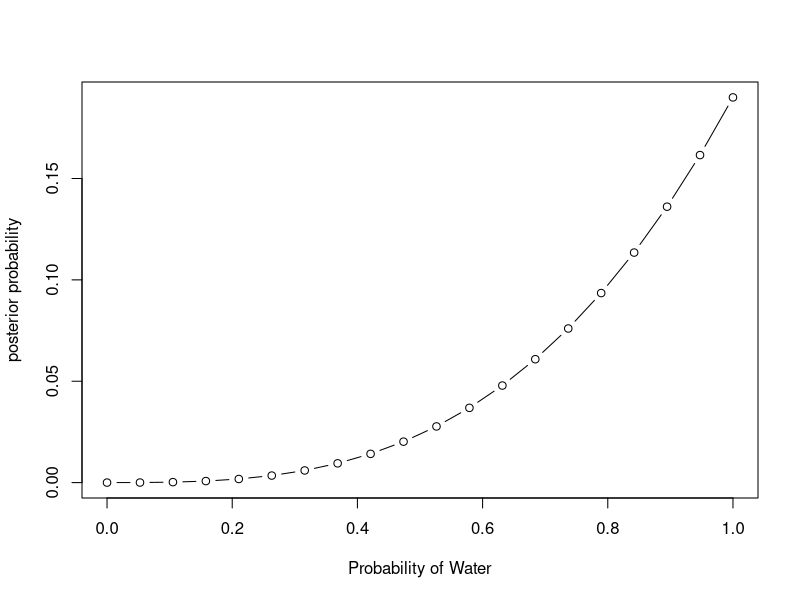
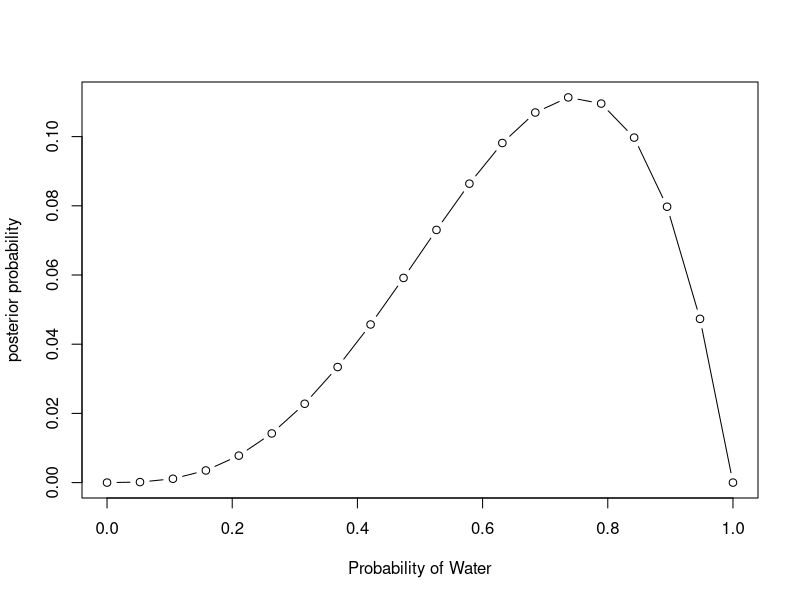
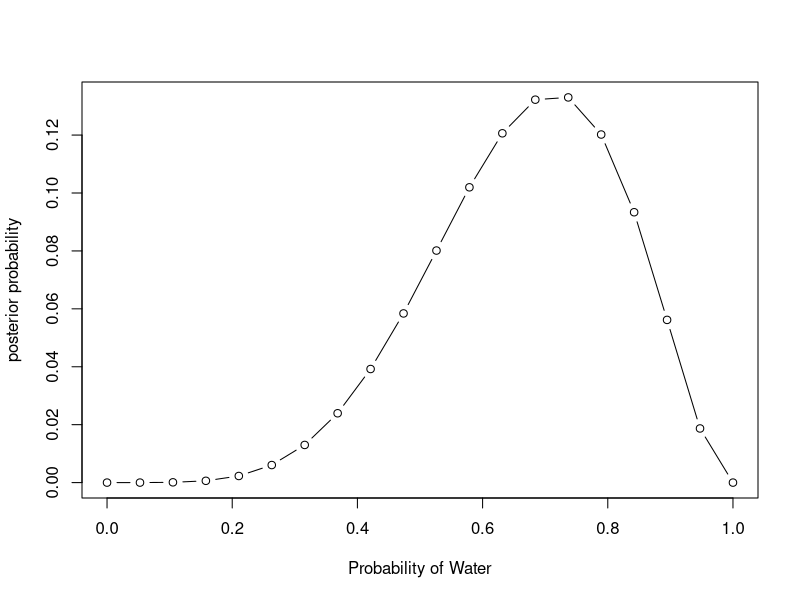
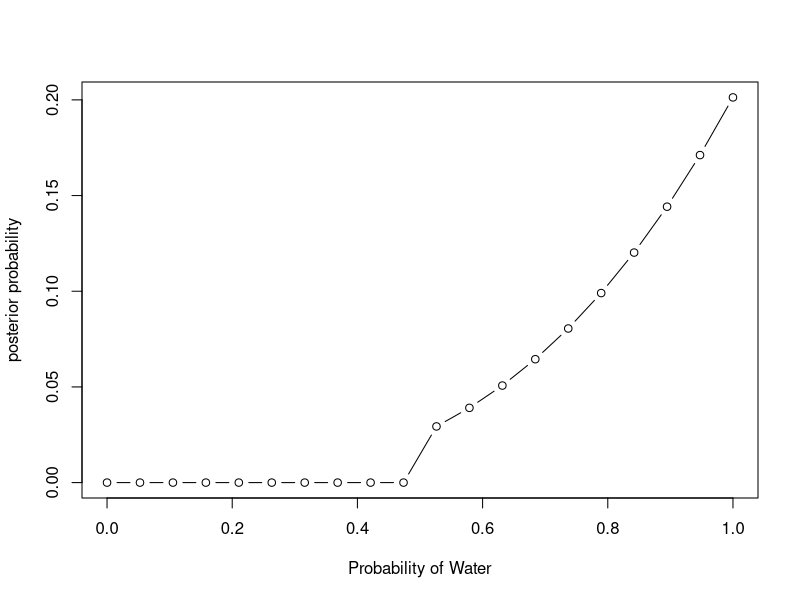
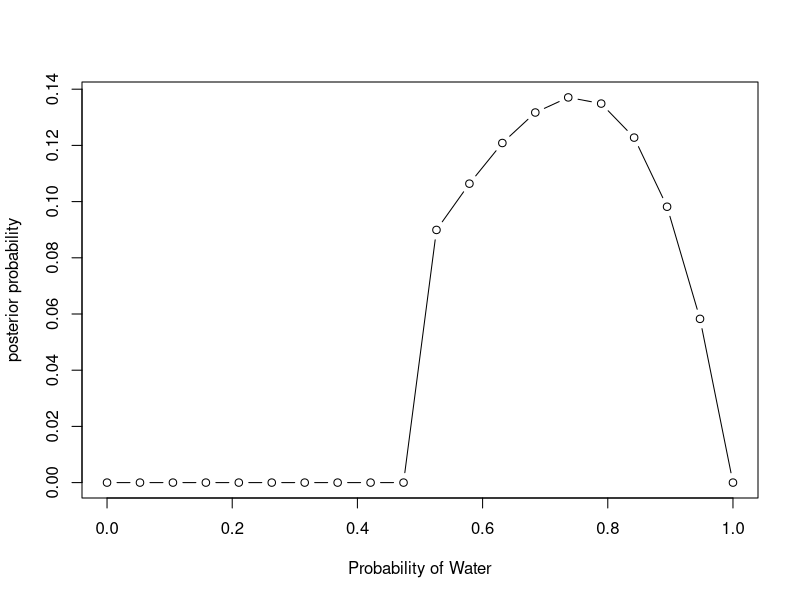
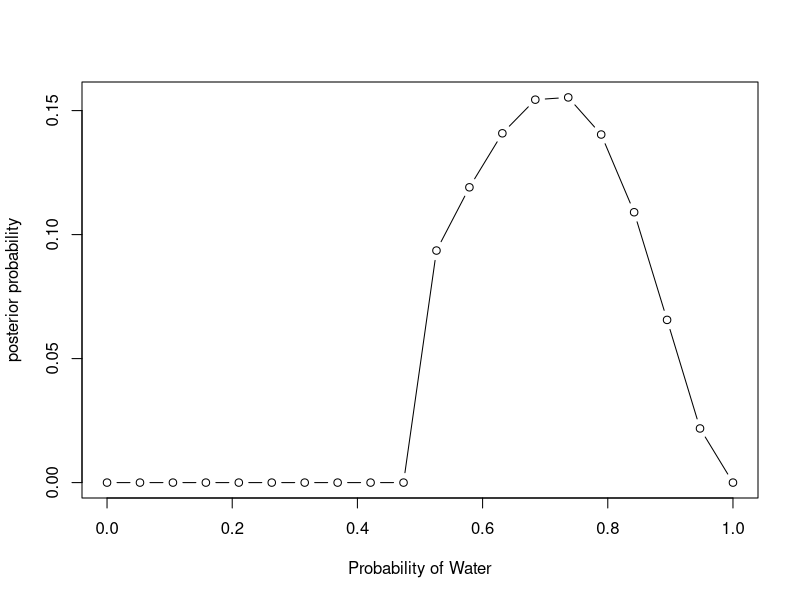

Write the R code that produced these figures, in order.
## ---- chunk 1
knitr::opts_chunk$set(echo = TRUE)
## ---- chunk 2
p_grid = seq(0,1,length.out = 20)
prior = rep(1,20)
likelihood = dbinom(3,size = 3, prob = p_grid)
unstd.posterior = likelihood * prior
posterior = unstd.posterior/sum(unstd.posterior)
plot(p_grid, posterior, type = "b", xlab = "Probability of Water", ylab = "posterior probability")
## ---- chunk 3
p_grid2 = seq(0,1,length.out = 20)
prior2 = rep(1,20)
likelihood2 = dbinom(3,size = 4, prob = p_grid)
unstd.posterior2 = likelihood2 * prior2
posterior2 = unstd.posterior2/sum(unstd.posterior2)
plot(p_grid2, posterior2, type = "b", xlab = "Probability of Water", ylab = "posterior probability")
## ---- chunk 4
p_grid3 = seq(0,1,length.out = 20)
prior3 = rep(1,20)
likelihood3 = dbinom(5,size = 7, prob = p_grid)
unstd.posterior3 = likelihood3 * prior3
posterior3 = unstd.posterior3/sum(unstd.posterior3)
plot(p_grid3, posterior3, type = "b", xlab = "Probability of Water", ylab = "posterior probability")
## ---- chunk 5
p_grid4 = seq(0,1,length.out = 20)
prior4 = ifelse(p_grid4< 0.5,0,1)
likelihood4 = dbinom(3,size = 3, prob = p_grid)
unstd.posterior4 = likelihood4 * prior4
posterior4 = unstd.posterior4/sum(unstd.posterior4)
plot(p_grid4, posterior4, type = "b", xlab = "Probability of Water", ylab = "posterior probability")
## ---- chunk 6
p_grid5 = seq(0,1,length.out = 20)
prior5 = ifelse(p_grid4< 0.5,0,1)
likelihood5 = dbinom(3,size = 4, prob = p_grid)
unstd.posterior5 = likelihood5 * prior5
posterior5 = unstd.posterior5/sum(unstd.posterior5)
plot(p_grid5, posterior5, type = "b", xlab = "Probability of Water", ylab = "posterior probability")
## ---- chunk 7
p_grid6 = seq(0,1,length.out = 20)
prior6 = ifelse(p_grid4< 0.5,0,1)
likelihood6 = dbinom(5,size = 7, prob = p_grid)
unstd.posterior6 = likelihood6 * prior6
posterior6 = unstd.posterior6/sum(unstd.posterior6)
plot(p_grid6, posterior6, type = "b", xlab = "Probability of Water", ylab = "posterior probability")
## ---- chunk 8
likelihood <- c(0.1,0.2)
prior <- c(1,1)
unstd.posterior = likelihood * prior
posterior = unstd.posterior/sum(unstd.posterior)

#result
sum(posterior * likelihood)
## ---- chunk 9
likelihood <- c(0.1,0.2)
prior <- c(1,1)
unstd.posterior = likelihood * prior
posterior = unstd.posterior/sum(unstd.posterior)

#result
likelihood2 <- c(0.9,0.8)
unstd.posterior2 <- posterior * likelihood2
posterior2 <- unstd.posterior2/sum(unstd.posterior2)
posterior2[1]
## ---- chunk 10
likelihood <- c(0.8,1-0.65)
prior = c(1,1)
unstd.posterior <- likelihood * prior
posterior <- unstd.posterior/sum(unstd.posterior)
posterior[1]
## ---- chunk 11
(0.8*0.1*0.9*0.5)/(0.8*0.1*0.9*0.5 + 0.35 * 0.2 * 0.8 * 0.5)
